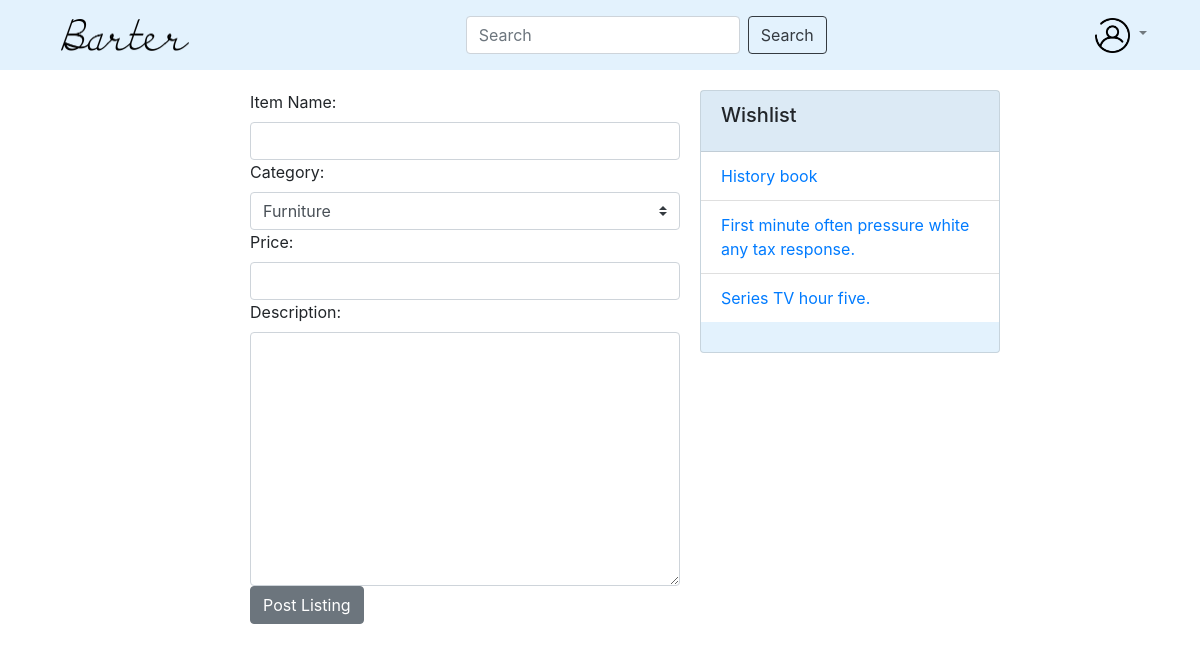
The app's page /createlisting (signed in) with its own data.
### main_app/models.py (models this page shows, shortened)
class Wishlist(models.Model):
	user = models.ForeignKey(User, on_delete=models.CASCADE)
	item = models.ForeignKey(Item, on_delete=models.CASCADE)

class Item(models.Model):
	FN = 'FN'
	BK = 'BK'
	ED = 'ED'
	DG = 'DG'
	AP = 'AP'
	AC = 'AC'
	SH = 'SH'
	ST = 'ST'
	categories = [
		(FN, 'Furniture'),
		(BK, 'Book'),
		(ED, 'Electronic Device'),
		(DG, 'Digital Good'),
		(AP, 'Apparel'),
		(SH, 'Shoes'),
		(AC, 'Accessories'),
		(ST, 'College Supply')
	]
	pid = models.UUIDField(default=uuid.uuid4, editable=False, unique=True)
	category = models.CharField(max_length=2, choices=categories, default=BK)
	title = models.CharField(max_length=128)
	price = models.DecimalField(max_digits=8, decimal_places=2)
	description = models.TextField()
	date_posted = models.DateField()
	user = models.ForeignKey(User, on_delete=models.CASCADE)

### main_app/views.py (the view, shortened to what this page needs)
# urls.py: path('createlisting', views.createlisting, name='createlisting'),
def createlisting(request):
	form = ListingForm()
	context = {'form': form}
	check_login(request ,context)
	return render(request, "sell.html", context=context)

### main_app/forms.py
class ListingForm(forms.Form):
	FN = 'FN'
	BK = 'BK'
	ED = 'ED'
	DG = 'DG'
	AP = 'AP'
	AC = 'AC'
	SH = 'SH'
	ST = 'ST'
	categories=	[
		(FN, 'Furniture'),
		(BK, 'Book'),
		(ED, 'Electronic Device'),
		(DG, 'Digital Good'),
		(AP, 'Apparel'),
		(SH, 'Shoes'),
		(AC, 'Accessories'),
		(ST, 'College Supply')
	]
	title= forms.CharField(label='Item Name', widget=text_widget)
	category=forms.CharField(label='Category', widget=forms.Select(attrs={'class':'custom-select'}, choices=categories))
	price=forms.DecimalField(label='Price', widget=forms.NumberInput(attrs={'class':"form-control"}))
	description=forms.CharField(label='Description', widget=forms.Textarea(attrs={'class':'form-control'}))

### main_app/views.py (called while the page is built)
def check_login(request, context):
	if not request.user.is_anonymous:
			context['logged_in'] = True
			context['user'] = request.user
			user = User.objects.filter(username=request.user)[0]
			wishlist = Wishlist.objects.filter(user=user)
			context['wishlist'] = wishlist
			context['wishlist_pids'] = list(map(lambda x : x.item.pid, wishlist))
			context['user_items'] = Item.objects.filter(user=request.user)

### templates/sell.html (shortened to what this page needs)
{% extends "base.html" %}
{%block content%}
	<form method = 'POST'>
	{{form}}
	<input name='newlisting' type = 'submit' class='btn btn-secondary' value='Post Listing'>
</form>
{%endblock%}

### templates/base.html (shortened to what this page needs)
<!DOCTYPE html>
{% load static %}
<html lang="en">
  <head>
    <link rel="stylesheet" href="https://stackpath.bootstrapcdn.com/bootstrap/4.3.1/css/bootstrap.min.css">
    <link rel="stylesheet" href="{% static "main_app/style.css" %}">
  </head>
  <body>
      <nav class="navbar navbar-expand-lg navbar-light fixed-top" style="background-color: #e3f2fd;">
        <div class="container">
          <a class="nav-link" href="/">
            <img src="{% static "barter.png" %}" alt="", width="128" height="32">
          </a>
          <form class="form-inline my-2" method="POST" action="../">
            <input class="form-control mr-xl-2" id="search" name="search_query" type="search" placeholder="Search" aria-label="Search">
            <button class="btn btn-outline-dark my-2 my-sm-0" type="submit">Search</button>
          </form>
          <div id="navbarSupportedContent">
            <ul class="navbar-nav mr-auto">
              <li class="nav-item dropdown">
                <a class="nav-link dropdown-toggle" href="#" id="navbarDropdown" role="button" data-toggle="dropdown" aria-haspopup="true" aria-expanded="false">
                  <img src="{% static "man.png" %}" width="35" height="35" alt="">
                </a>
              </li>
            </ul>
        </div>
      </nav>
    <div id="static_right">
    {% if logged_in %}
      <div class="card mt-4" style="width: 100%; background-color:#e3f2fd;">
        <div class="card-header">
          <h5 class="card-title">Wishlist</h5>
        </div>
        <div id="wishlist-items">
          {% if wishlist|length > 0 %}
            <ul class="list-group list-group-flush">
              {% for item in wishlist %}
                <li class="list-group-item">
                  <a href="{% url 'productpage' pid=item.item.pid %}" class="card-link">{{item.item.title}}</a>
                </li>
              {% endfor %}
            </ul>
          {% else %}
            <ul class="list-group list-group-flush">
              <li class="list-group-item">Your cart is empty!</li>
            </ul>
          {% endif %}
        </div>
      </div>
    {% else %}
      <div class="card mt-4" style="width: 100%; background-color:#e3f2fd;">
        <div class="card-header">
          <h5 class="card-title"><a href="{% url 'login_user' %}">Log-In</a> to see your Wishlist</h5>
        </div>
      </div>
    {% endif %}
    </div>
    <div id="content">
      {% block content %}
      {% endblock %}
    </div>
  </body>
</html>

### static/main_app/style.css (style rules this page uses)
#static_right { width: 300px; height: 500px; background-repeat: repeat-y; overflow: auto; position: sticky; margin-top: 90px; margin-right: 200px; font-size: 16px; float: right; }
#content { height: auto; padding: 20px; margin-left: 230px; margin-right: 500px; padding-bottom: 30px; overflow: auto; margin-top: 70px; }
#wishlist-items { height: 200px; overflow: scroll; }
.mt-4, .my-4 { margin-bottom: 1.5rem!important; margin-top: 0!important; }

### records on screen
Wishlist: item "History book"
Wishlist: item "First minute often pressure white any tax response."
Wishlist: item "Series TV hour five."
